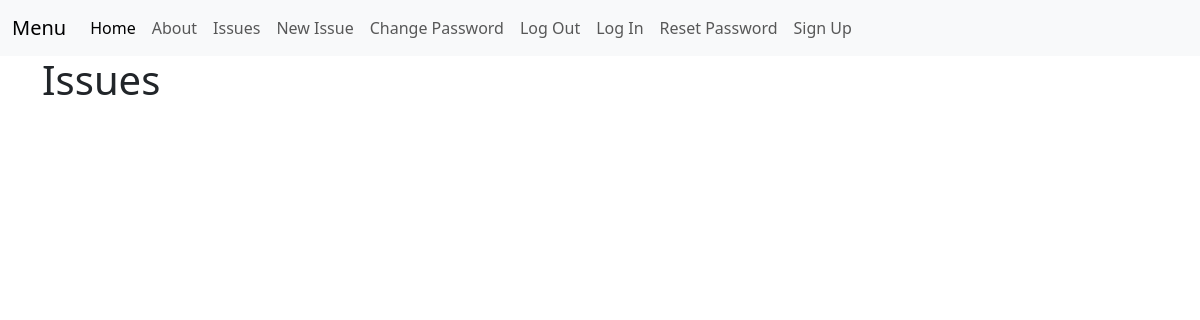
/issues/, run on an earlier commit of the app's database.
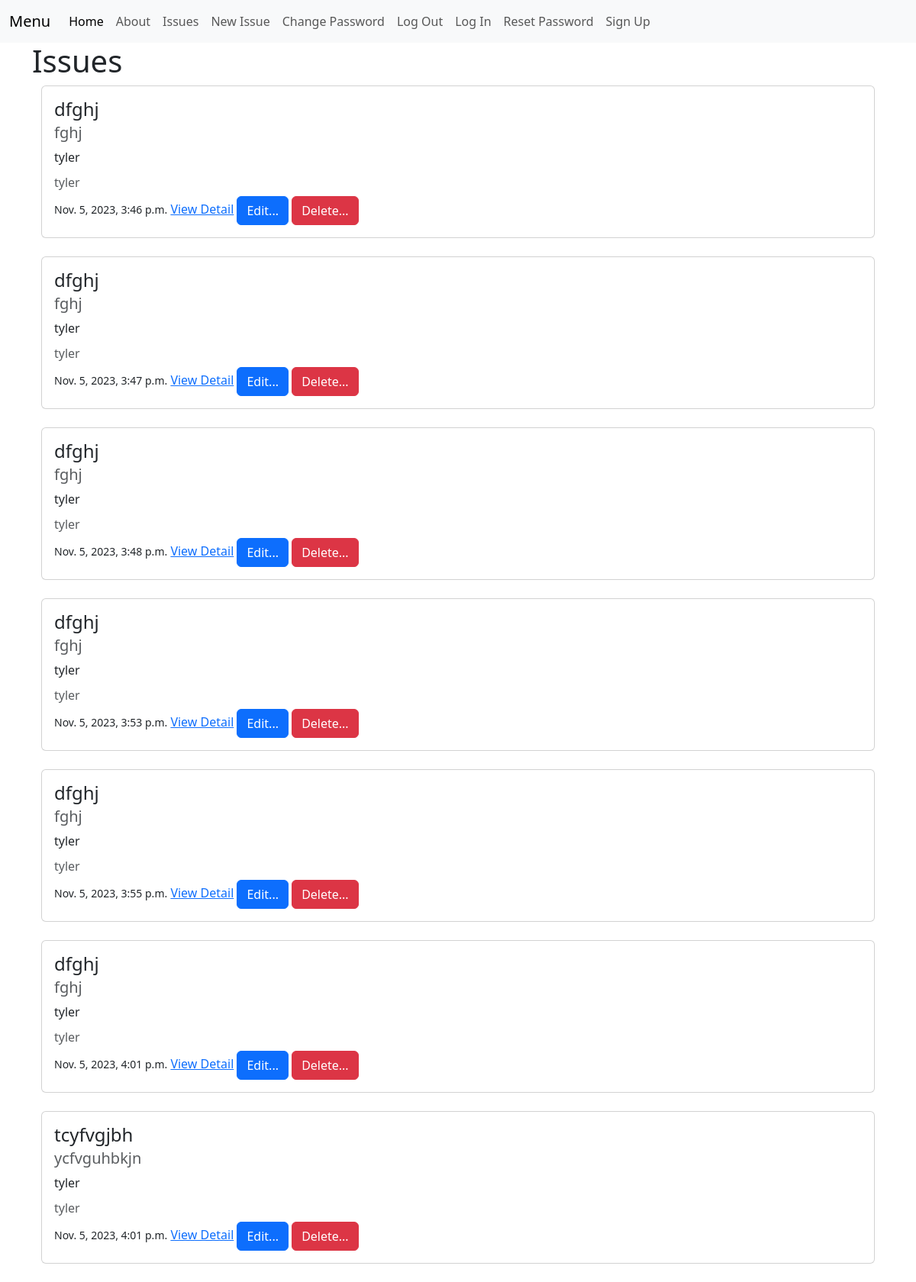
And on a later commit of the database.
### issues/models.py (models this page shows, shortened)
class Issue(models.Model):
    summary = models.CharField(max_length=128)
    description = models.TextField()
    reporter = models.ForeignKey(
        get_user_model(),
        on_delete=models.CASCADE
    )
    assignee = models.ForeignKey(
        get_user_model(),
        on_delete=models.CASCADE,
        related_name="assignee"
    )
    status = models.ForeignKey(
        Status,
        on_delete=models.CASCADE
    )
    created_on = models.DateTimeField(auto_now_add=True)

### accounts/models.py (models this page shows)
class CustomUser(AbstractUser):
    team = models.ForeignKey(
        Team,
        on_delete=models.CASCADE,
        null=True, blank=True
    )
    role = models.ForeignKey(
        Role,
        on_delete=models.CASCADE,
        null=True, blank=True
    )
    is_product_owner = models.BooleanField(default=False)
    is_scrum_master = models.BooleanField(default=False)

### issues/views.py (the view)
# urls.py: path("", views.IssueListView.as_view(), name="list"),
class IssueListView(ListView):
    template_name = "issues/list.html"
    model = Issue

### templates/issues/list.html (shortened to what this page needs)
{% extends 'base.html' %}
{% block content %}
<h1>Issues</h1>
<div class="container">
{% for issue in issue_list %}
<div class="card">
    <div class="card-body">
        <h4 class="card-title">{{ issue.summary }}</h4>
        <h5 class="card-subtitle mb-2 text-body-secondary">{{ issue.description }}</h5>
        <p class="card-text">{{ issue.assignee }}</p>
        <h6 class="card-subtitle mb-2 text-body-secondary">{{ issue.reporter }}</h6>
        <small>{{ issue.created_on }}</small>
        <a href="{% url 'detail' issue.id %}">View Detail</a>
        <a href="{% url 'edit' issue.id %}" class="btn btn-primary">
            Edit...
            </a>
            <a href="{% url 'delete' issue.id %}" class="btn btn-danger">
            Delete...
            </a>
    </div>
</div>
<br />
{% endfor %}
</div>
{% endblock content %}

### templates/base.html (shortened to what this page needs)
{% load static %}
<!DOCTYPE html>
<html lang="en">
<head>
    <link href="https://cdn.jsdelivr.net/npm/bootstrap@5.3.2/dist/css/bootstrap.min.css" rel="stylesheet"
>
</head>
<body>
    <nav class="navbar navbar-expand-lg bg-body-tertiary">
        <div class="container-fluid">
            <a class="navbar-brand" href="{%url 'home' %}">Menu</a>
            <div class="collapse navbar-collapse" id="navbarNav">
                <ul class="navbar-nav">
                    <li class="nav-item">
                        <a class="nav-link active" aria-current="page" href="{%url 'home' %}">Home</a>
                    </li>
                    <li class="nav-item">
                        <a class="nav-link" href="{%url 'about' %}">About</a>
                    </li>
                    <li class="nav-item">
                        <a class="nav-link" href="{%url 'list' %}">Issues</a>
                    </li>
                    <li class="nav-item">
                        <a class="nav-link" href="{%url 'new' %}">New Issue</a>
                    </li>
                    <li class="nav-item">
                        <a class="nav-link" href="{%url 'password_change' %}">Change Password</a>
                    </li>
                    <li class="nav-item">
                        <a class="nav-link" href="{%url 'logout' %}">Log Out</a>
                    </li>
                    <li class="nav-item">
                        <a class="nav-link" href="{%url 'login' %}">Log In</a>
                    </li>
                    <li class="nav-item">
                        <a class="nav-link" href="{%url 'password_reset' %}">Reset Password</a>
                    </li>
                    <li class="nav-item">
                        <a class="nav-link" href="{%url 'signup' %}">Sign Up</a>
                    </li>
                </ul>
            </div>
        </div>
    </nav>
    <div class="container">
    {% block content %}
    {% endblock content %}
    </div>
</body>
</html>

What changed in the data, as far as the page shows it:
added Issue: summary "dfghj", description "fghj", assignee "tyler", reporter "tyler", created_on "Nov. 5, 2023, 3:46 p.m."
added Issue: summary "dfghj", description "fghj", assignee "tyler", reporter "tyler", created_on "Nov. 5, 2023, 3:47 p.m."
added Issue: summary "dfghj", description "fghj", assignee "tyler", reporter "tyler", created_on "Nov. 5, 2023, 3:48 p.m."
added Issue: summary "dfghj", description "fghj", assignee "tyler", reporter "tyler", created_on "Nov. 5, 2023, 3:53 p.m."
added Issue: summary "dfghj", description "fghj", assignee "tyler", reporter "tyler", created_on "Nov. 5, 2023, 3:55 p.m."
added Issue: summary "dfghj", description "fghj", assignee "tyler", reporter "tyler", created_on "Nov. 5, 2023, 4:01 p.m."
added Issue: summary "tcyfvgjbh", description "ycfvguhbkjn", assignee "tyler", reporter "tyler", created_on "Nov. 5, 2023, 4:01 p.m."
